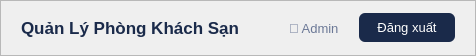
        <widget class="QFrame" name="Header">
         <property name="maximumSize"><size><width>16777215</width><height>56</height></size></property>
         <property name="minimumSize"><size><width>0</width><height>56</height></size></property>
         <property name="styleSheet">
          <string notr="true">QFrame#Header {
    background-color: #FFFFFF;
    border-bottom: 2px solid #C9A84C;
}</string>
         </property>
         <property name="frameShape"><enum>QFrame::StyledPanel</enum></property>
         <layout class="QHBoxLayout" name="headerLayout">
          <property name="leftMargin"><number>20</number></property>
          <property name="rightMargin"><number>20</number></property>
          <property name="topMargin"><number>8</number></property>
          <property name="bottomMargin"><number>8</number></property>
          <item>
           <widget class="QLabel" name="lbl_header_title">
            <property name="styleSheet">
             <string notr="true">color: #1A2A4A; font-size: 17px; font-weight: bold;</string>
            </property>
            <property name="text"><string>Quản Lý Phòng Khách Sạn</string></property>
           </widget>
          </item>
          <item>
           <spacer>
            <property name="orientation"><enum>Qt::Horizontal</enum></property>
            <property name="sizeHint" stdset="0"><size><width>40</width><height>20</height></size></property>
           </spacer>
          </item>
          <item>
           <widget class="QLabel" name="lbl_current_user">
            <property name="styleSheet">
             <string notr="true">color: #6B7896; font-size: 13px; padding-right: 10px;</string>
            </property>
            <property name="text"><string>👤 Admin</string></property>
           </widget>
          </item>
          <item>
           <widget class="QPushButton" name="btn_logout">
            <property name="styleSheet">
             <string notr="true">QPushButton {
    background-color: #1A2A4A;
    color: #FFFFFF;
    border: none;
    border-radius: 6px;
    padding: 7px 18px;
    font-size: 13px;
}
QPushButton:hover { background-color: #C9A84C; color: #1A2A4A; }</string>
            </property>
            <property name="text"><string>Đăng xuất</string></property>
           </widget>
          </item>
         </layout>
        </widget>
